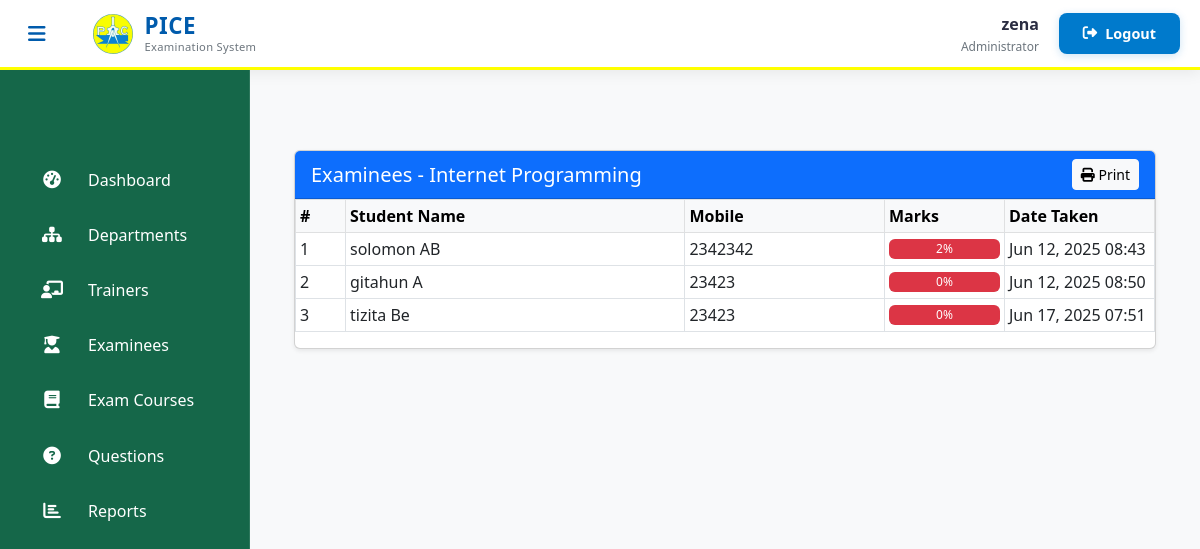
Page /admin-view-examinees/7/ (signed in) on the committed database.
### exam/models.py (models this page shows, shortened)
class Course(models.Model):
    course_name = models.CharField(max_length=50)
    question_number = models.PositiveIntegerField()
    total_marks = models.PositiveIntegerField(default=100)
    given_time = models.PositiveIntegerField(default=60)
    department = models.ForeignKey(Department, on_delete=models.CASCADE, related_name='course_set')
    examiners = models.ManyToManyField(Examiner, blank=True, related_name='courses')
    is_seen = models.BooleanField(default=False)

class Result(models.Model):
    student = models.ForeignKey(Student,on_delete=models.CASCADE)
    exam = models.ForeignKey(Course,on_delete=models.CASCADE)
    marks = models.PositiveIntegerField()
    date = models.DateTimeField(auto_now=True)

### student/models.py (models this page shows, shortened)
class Student(models.Model):
    user=models.OneToOneField(User,on_delete=models.CASCADE)
    address = models.CharField(max_length=40)
    mobile = models.CharField(max_length=20,null=False)
    organization = models.CharField(max_length=200, null=False)
    course = models.ForeignKey(
        'exam.Course',
        on_delete=models.SET_NULL,
        null=True
    )
    department = models.ForeignKey(
        'exam.Department',  # Reference to your Department model
        on_delete=models.SET_NULL,
        null=True,
        blank=True,
        related_name='students'
    )
    @property
    def get_name(self):
        return self.user.first_name+" "+self.user.last_name

### exam/views.py (the view)
# urls.py: path('admin-view-examinees/<int:course_id>/', views.admin_view_examinees_view, name='admin-view-examinees'),
@login_required(login_url='adminlogin')
def admin_view_examinees_view(request, course_id):
    course = models.Course.objects.get(id=course_id)
    results = models.Result.objects.filter(exam=course).select_related('student')
    return render(request, 'exam/admin_view_examinees.html', {
        'course': course,
        'results': results
    })

### templates/exam/admin_view_examinees.html (shortened to what this page needs)
{% extends 'exam/adminbase.html' %}
{% block content %}
<div class="container mt-5">
  <div class="card shadow-sm">
    <div class="card-header bg-primary text-white d-flex justify-content-between align-items-center">
      <h5 class="mb-0">Examinees - {{ course.course_name }}</h5>
      <button class="btn btn-light btn-sm" onclick="printReport()">
        <i class="fas fa-print"></i> Print
      </button>
    </div>
    <div class="card-body p-0">
      {% if results %}
      <div class="table-responsive">
        <table class="table table-sm table-hover table-bordered align-middle">
          <thead class="table-light">
            <tr>
              <th width="50">#</th>
              <th>Student Name</th>
              <th>Mobile</th>
              <th width="120">Marks</th>
              <th width="150">Date Taken</th>
            </tr>
          </thead>
          <tbody>
            {% for result in results %}
            <tr>
              <td>{{ forloop.counter }}</td>
              <td>{{ result.student.get_name }}</td>
              <td>{{ result.student.mobile }}</td>
              <td>
                <div class="progress" style="height: 20px;">
                  <div class="progress-bar {% if result.marks >= 75 %}bg-success{% elif result.marks >= 50 %}bg-warning{% else %}bg-danger{% endif %}"
                       role="progressbar" style="width: 100%"
                       aria-valuenow="{{ result.marks }}" aria-valuemin="0" aria-valuemax="100">
                    {{ result.marks }}%
                  </div>
                </div>
              </td>
              <td>{{ result.date|date:"M d, Y H:i" }}</td>
            </tr>
            {% endfor %}
          </tbody>
        </table>
      </div>
      {% else %}
      <div class="p-3 text-muted">No examinees have taken this exam yet.</div>
      {% endif %}
    </div>
  </div>
</div>
{% endblock %}

### templates/exam/adminbase.html (shortened to what this page needs)
<!DOCTYPE html>
{% load static %}
<html lang="en" dir="ltr">
<head>
  <link href="https://cdn.jsdelivr.net/npm/bootstrap@5.3.0/dist/css/bootstrap.min.css" rel="stylesheet">
  <link rel="stylesheet" href="https://cdnjs.cloudflare.com/ajax/libs/font-awesome/6.4.0/css/all.min.css">
  <link href="https://cdn.jsdelivr.net/npm/bootstrap@5.3.0/dist/css/bootstrap.min.css" rel="stylesheet">
</head>
<body>
  <header class="admin-header">
    <div class="header-container">
      <div class="header-left">
        <button class="sidebar-toggle" id="sidebarToggle">
          <i class="fas fa-bars"></i>
        </button>
        <div class="brand-logo">
          <img src="{% static 'image/logo.jpg' %}" alt="PICE Logo" class="header-logo">
          <div class="logo-text">
            <span class="logo-main">PICE</span>
            <span class="logo-sub">Examination System</span>
          </div>
        </div>
      </div>
      <div class="header-right">
        <div class="user-profile">
          <span class="username">{{user.username}}</span>
          <div class="user-role">Administrator</div>
        </div>
        <a href="/logout" class="logout-btn">
          <i class="fas fa-sign-out-alt"></i>
          <span class="logout-text">Logout</span>
        </a>
      </div>
    </div>
  </header>
  <aside class="admin-sidebar">
    <nav class="sidebar-menu">
      <div class="menu-container">
        <a href="/admin-dashboard" class="menu-item">
          <div class="menu-icon"><i class="fas fa-tachometer-alt"></i></div>
          <span class="menu-text">Dashboard</span>
        </a>
        <a href="/admin-department" class="menu-item">
          <div class="menu-icon"><i class="fas fa-sitemap"></i></div>
          <span class="menu-text">Departments</span>
        </a>
        <a href="/admin-teacher" class="menu-item">
          <div class="menu-icon"><i class="fas fa-chalkboard-teacher"></i></div>
          <span class="menu-text">Trainers</span>
        </a>
        <a href="/admin-student" class="menu-item">
          <div class="menu-icon"><i class="fas fa-user-graduate"></i></div>
          <span class="menu-text">Examinees</span>
        </a>
        <a href="/admin-course" class="menu-item">
          <div class="menu-icon"><i class="fas fa-book"></i></div>
          <span class="menu-text">Exam Courses</span>
        </a>
        <a href="/admin-question" class="menu-item">
          <div class="menu-icon"><i class="fas fa-question-circle"></i></div>
          <span class="menu-text">Questions</span>
        </a>
        <a href="/admin-report" class="menu-item">
          <div class="menu-icon"><i class="fas fa-chart-bar"></i></div>
          <span class="menu-text">Reports</span>
        </a>
      </div>
    </nav>
  </aside>
  <main class="admin-content">
    {% block content %}{% endblock content %}
  </main>
</body>
</html>

### templates/exam/adminbase.html (style rules this page uses)
:root { --yellow-primary: #FFFF00; --blue-primary: #007ACC; --blue-dark: #005BAC; --sidebar-color: #156749; --content-bg: #FFFFFF; --card-bg: #F8F9FA; --text-light: #FFFFFF; --text-dark: #2B2D42; --text-muted: #6C757D; --border-radius: 8px; --transition: all 0.3s cubic-bezier(0.25, 0.8, 0.25, 1); }
body { font-family: 'Segoe UI', system-ui, -apple-system, sans-serif; background-color: var(--content-bg); color: var(--text-dark); overflow-x: hidden; }
.admin-header { background: #FFFFFF; height: 70px; position: fixed; top: 0; left: 0; right: 0; z-index: 1000; box-shadow: 0 2px 15px rgba(0, 0, 0, 0.08); border-bottom: 3px solid #FFFF00; display: flex; align-items: center; padding: 0 20px; }
.header-container { width: 100%; display: flex; justify-content: space-between; align-items: center; }
.header-left { display: flex; align-items: center; gap: 15px; }
.header-right { display: flex; align-items: center; gap: 20px; }
.sidebar-toggle { background: none; border: none; color: #005BAC; font-size: 1.25rem; cursor: pointer; padding: 8px; border-radius: 4px; transition: all 0.3s ease; }
.brand-logo { display: flex; align-items: center; gap: 12px; }
.header-logo { height: 40px; width: 40px; object-fit: contain; border-radius: 4px; }
.logo-text { display: flex; flex-direction: column; line-height: 1.2; }
.logo-main { font-weight: 700; font-size: 1.4rem; color: #005BAC; letter-spacing: 0.5px; }
.logo-sub { font-size: 0.7rem; color: #6C757D; font-weight: 500; letter-spacing: 0.3px; }
.user-profile { text-align: right; }
.username { font-weight: 600; color: #2B2D42; display: block; }
.user-role { font-size: 0.75rem; color: #6C757D; margin-top: 2px; }
.logout-btn { background: #007ACC; color: white; border: none; padding: 8px 16px; border-radius: 4px; font-weight: 500; font-size: 0.9rem; text-decoration: none; display: flex; align-items: center; gap: 8px; transition: all 0.3s ease; }
.logout-text { display: inline-block; }
.admin-sidebar { width: 250px; height: 100vh; position: fixed; top: 70px; left: 0; background: var(--sidebar-color); color: var(--text-light); transition: var(--transition); z-index: 1020; overflow-y: auto; border-right: 1px solid rgba(255, 255, 255, 0.1); padding-top: 4rem; }
.sidebar-menu { padding: 1rem 0; }
.menu-item { display: flex; align-items: center; padding: 0.85rem 1.5rem; color: var(--text-light); text-decoration: none; transition: var(--transition); margin: 0.25rem 1rem; border-radius: var(--border-radius); font-weight: 500; transition: background 0.3s ease, transform 0.2s ease; gap: 0.75rem; }
.menu-item i { width: 24px; text-align: center; margin-right: 0.75rem; font-size: 1.1rem; }
.admin-content { margin-left: 250px; margin-top: 70px; padding: 2rem; min-height: calc(100vh - 70px); transition: var(--transition); background-color: var(--card-bg); }
.logout-btn { background: var(--blue-primary); color: white; border: none; padding: 0.6rem 1.5rem; border-radius: var(--border-radius); font-weight: 600; transition: var(--transition); display: flex; align-items: center; gap: 0.5rem; box-shadow: 0 2px 8px rgba(0, 122, 204, 0.2); }
.sidebar-toggle { background: none; border: none; color: var(--blue-dark); font-size: 1.25rem; cursor: pointer; margin-right: 1.5rem; transition: var(--transition); }

### rows in the picture
Course: course_name "Internet Programming"
Result: student.get_name "solomon AB", student.mobile "2342342", marks "2", date "Jun 12, 2025 08:43"
Result: student.get_name "gitahun A", student.mobile "23423", marks "0", date "Jun 12, 2025 08:50"
Result: student.get_name "tizita Be", student.mobile "23423", marks "0", date "Jun 17, 2025 07:51"

### other values in the picture
{{ user.username }} "zena"
